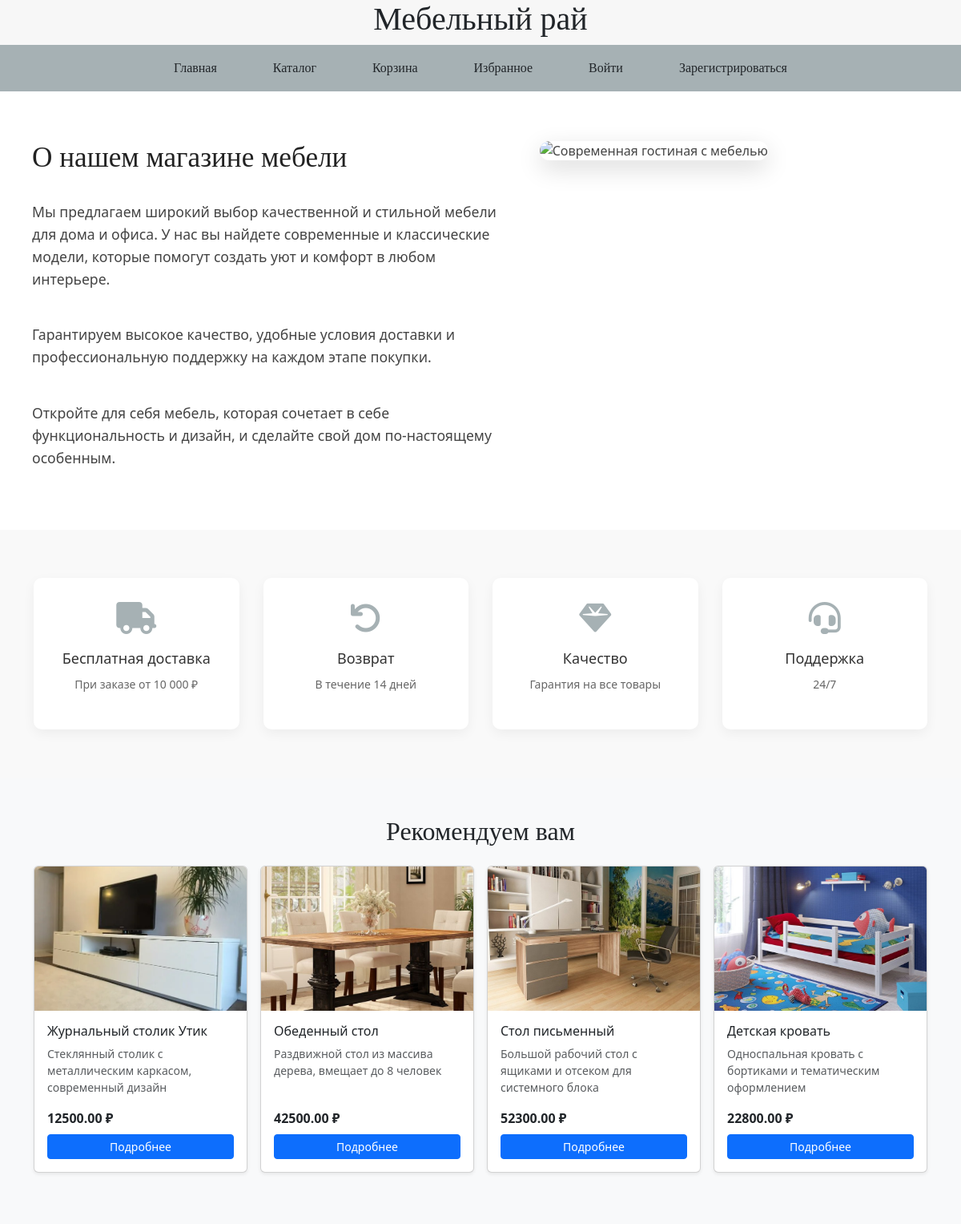
The page / on the database its author committed.
### tables this page shows
CREATE TABLE `products` (
  `id` int NOT NULL,
  `nam_products` varchar(250) NOT NULL,
  `description` text,
  `price` decimal(10,2) NOT NULL,
  `stock` int NOT NULL DEFAULT '0',
  `categoryid` int NOT NULL,
  `image_product` varchar(250) NOT NULL
);

### classes/pr20.php (called while the page is built, shortened)
<?php
class pr20
{
    function __construct($user, $pass, $host, $db)
    {
        $opt = [
            PDO::ATTR_ERRMODE => PDO::ERRMODE_EXCEPTION,
            PDO::ATTR_DEFAULT_FETCH_MODE => PDO::FETCH_BOTH,
            PDO::ATTR_EMULATE_PREPARES => false
        ];
        $charset = 'utf8';
        $dsn = "mysql:host=$host;dbname=$db;charset=$charset";
        try {
            $this->dbs = new PDO($dsn, $user, $pass, $opt);
        } catch (Exception $e) {
            $GLOBALS['info'] = "Связь не установлена";
        }
    }
}

### connect.php (called while the page is built, shortened)
<?php
require_once "classes/pr20.php";
$db = new pr20(DB_USER,DB_PASW,DB_HOST,DB_NAME);

### views/default.php (the view, shortened to what this page needs)
<?php
require_once 'connect.php';
$stmt = $db->dbs->query("SELECT * FROM products WHERE stock > 0 ORDER BY RAND() LIMIT 4");
$randomProducts = $stmt->fetchAll(PDO::FETCH_ASSOC);
?>
<main class="about-store" style="width: 100%; margin: 60px 0; padding: 0 40px; color: #444; font-family: 'Segoe UI', Tahoma, Geneva, Verdana, sans-serif; box-sizing: border-box;">
  <div style="max-width: 1400px; margin: 0 auto; display: flex; gap: 50px; align-items: flex-start;">
    <div style="flex: 1.2; min-width: 500px;">
      <h2 style="color:#222; margin-bottom: 30px; font-size: 2.2em; line-height: 1.3;">О нашем магазине мебели</h2>
      <div style="display: flex; flex-direction: column; gap: 25px; font-size: 1.1em; line-height: 1.6;">
        <p>Мы предлагаем широкий выбор качественной и стильной мебели для дома и офиса. У нас вы найдете современные и классические модели, которые помогут создать уют и комфорт в любом интерьере.</p>
        <p>Гарантируем высокое качество, удобные условия доставки и профессиональную поддержку на каждом этапе покупки.</p>
        <p>Откройте для себя мебель, которая сочетает в себе функциональность и дизайн, и сделайте свой дом по-настоящему особенным.</p>
      </div>
    </div>
    <div style="flex: 1; max-width: 700px; position: relative;">
      <img src="https://images.unsplash.com/photo-1616627561839-074385245ff6?ixlib=rb-1.2.1&auto=format&fit=crop&w=1350&q=80"
           alt="Современная гостиная с мебелью"
           style="width: 100%; height: 500px; object-fit: cover; border-radius: 15px; box-shadow: 0 10px 30px rgba(0,0,0,0.15);">
    </div>
  </div>
</main>
    <section class="features">
        <div class="container">
            <div class="feature-item">
                <i class="fas fa-truck"></i>
                <h3>Бесплатная доставка</h3>
                <p>При заказе от 10 000 ₽</p>
            </div>
            <div class="feature-item">
                <i class="fas fa-undo"></i>
                <h3>Возврат</h3>
                <p>В течение 14 дней</p>
            </div>
            <div class="feature-item">
                <i class="fas fa-gem"></i>
                <h3>Качество</h3>
                <p>Гарантия на все товары</p>
            </div>
            <div class="feature-item">
                <i class="fas fa-headset"></i>
                <h3>Поддержка</h3>
                <p>24/7</p>
            </div>
        </div>
    </section>
<section class="py-5 bg-light">
  <div class="container">
    <h2 class="mb-4 text-center">Рекомендуем вам</h2>
    <div class="row g-3">
      <?php foreach ($randomProducts as $product): ?>
        <div class="col-6 col-md-3 mb-3">
          <div class="card h-100 shadow-sm">
            <img src="<?= htmlspecialchars($product['image_product']) ?>" class="product-image card-img-top" alt="<?= htmlspecialchars($product['nam_products']) ?>">
            <div class="card-body d-flex flex-column p-3">
              <h5 class="card-title fs-6"><?= htmlspecialchars($product['nam_products']) ?></h5>
              <p class="card-text small text-muted flex-grow-1"><?= htmlspecialchars($product['description']) ?></p>
              <p class="card-text fw-bold mb-2"><?= htmlspecialchars($product['price']) ?> ₽</p>
              <a href="index.php?page=catalog" class="btn btn-primary btn-sm mt-auto">Подробнее</a>
            </div>
          </div>
        </div>
      <?php endforeach; ?>
    </div>
  </div>
</section>

### css/style.css (style rules this page uses)
body { min-height: 100vh; margin: 0; padding: 0; box-sizing: border-box; display: flex; flex-direction: column; }
header h1, h2 { font-family: Brush Script MT; }
body, section { background-color: #ECF0F1; }
section { padding: 20px; }
a { color: chocolate; }

### views/default.php (style rules this page uses)
.features { padding: 60px 0; background-color: #f9f9f9; }
.features .container { display: flex; flex-wrap: wrap; justify-content: space-between; gap: 30px; }
.feature-item { flex: 1; min-width: 200px; text-align: center; padding: 30px 20px; background: white; border-radius: 10px; box-shadow: 0 5px 15px rgba(0, 0, 0, 0.05); transition: transform 0.3s ease, box-shadow 0.3s ease; }
.feature-item i { font-size: 40px; color: #A6B1B4; margin-bottom: 20px; }
.feature-item h3 { font-size: 18px; margin-bottom: 10px; color: #333; }
.feature-item p { font-size: 14px; color: #666; line-height: 1.5; }
.product-image { width: 100%; height: 180px; object-fit: cover; object-position: center; }
.card { transition: transform 0.2s; }

### rows shown on the page
products: image_product (picture), nam_products "Журнальный столик Утик", description "Стеклянный столик с металлическим каркасом, современный дизайн", price "12500.00"
products: image_product (picture), nam_products "Обеденный стол", description "Раздвижной стол из массива дерева, вмещает до 8 человек", price "42500.00"
products: image_product (picture), nam_products "Стол письменный", description "Большой рабочий стол с ящиками и отсеком для системного блока", price "52300.00"
products: image_product (picture), nam_products "Детская кровать", description "Односпальная кровать с бортиками и тематическим оформлением", price "22800.00"
